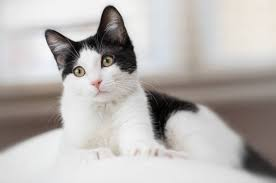
#> input picture dataset/src.jpeg, 276 x 183 px
$ jupyter execute solutions.ipynb
#> lines starting #> are read from the running program, lines starting #| are printed output that depends on the picture
[cell 1]
import cv2
import numpy as np
import matplotlib.pyplot as plt

img = cv2.imread("../dataset/src.jpeg",0)
#> img: shape (183, 276); min 0, max 255, mean 182.1

avg = cv2.blur(img, (2, 2)) # average
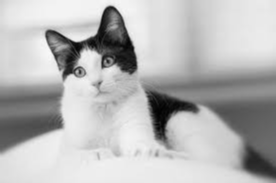
#> avg: shape (183, 276); min 1, max 249, mean 182.4

mask = np.zeros((3,3), dtype=np.float32)
for i in range(3):
    for j in range(3):
        mask[i,j] = max(abs(i-1), abs(j-1))   # center = (1,1)
mask = mask / mask.sum()                     # normalize
weighted = cv2.filter2D(img, -1, mask)

gauss = cv2.GaussianBlur(img, (3, 3), 0)

[cell 2]
titles = ["Original", "Averaging Filter", "Weighted Filter", "Gaussian Filter"]
images = [img, avg, weighted, gauss]

plt.figure(figsize=(8,4))
for i in range(4):
    plt.subplot(1,4,i+1)
    plt.imshow(images[i], cmap='gray')
    plt.title(titles[i])
    plt.axis('off')
plt.show()
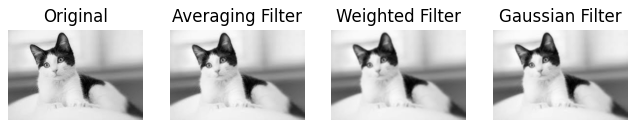
#> figure drawn by matplotlib, 4 panels

$ run again, with dataset/input-ref.png saved as dataset/src.jpeg
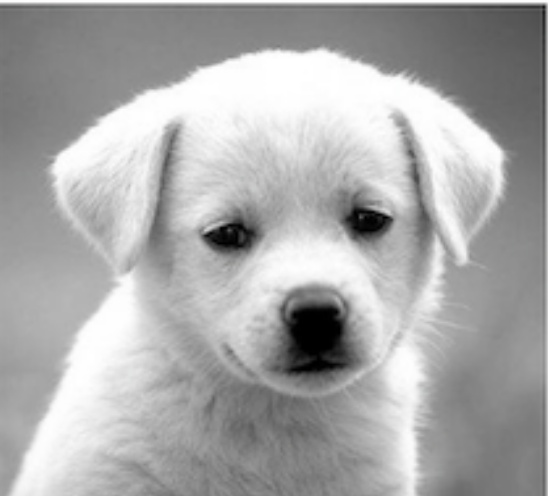
#> input picture dataset/input-ref.png, 548 x 496 px
#> `plt.show()`:
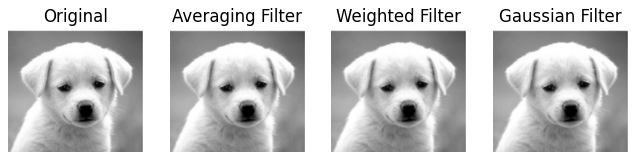
#> figure drawn by matplotlib, 4 panels
